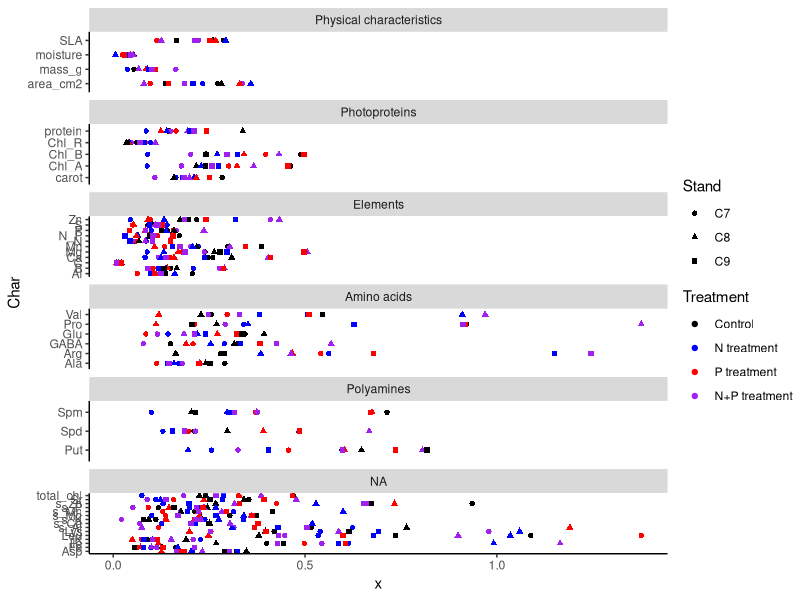
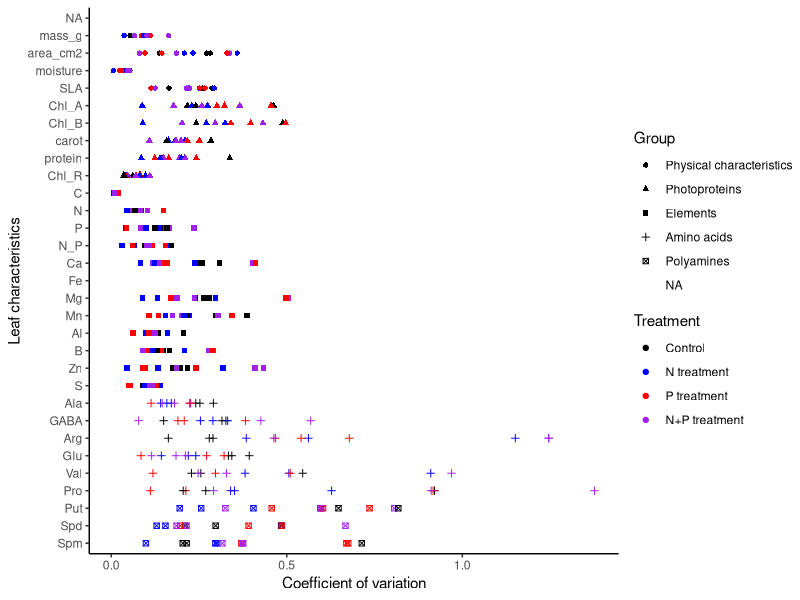
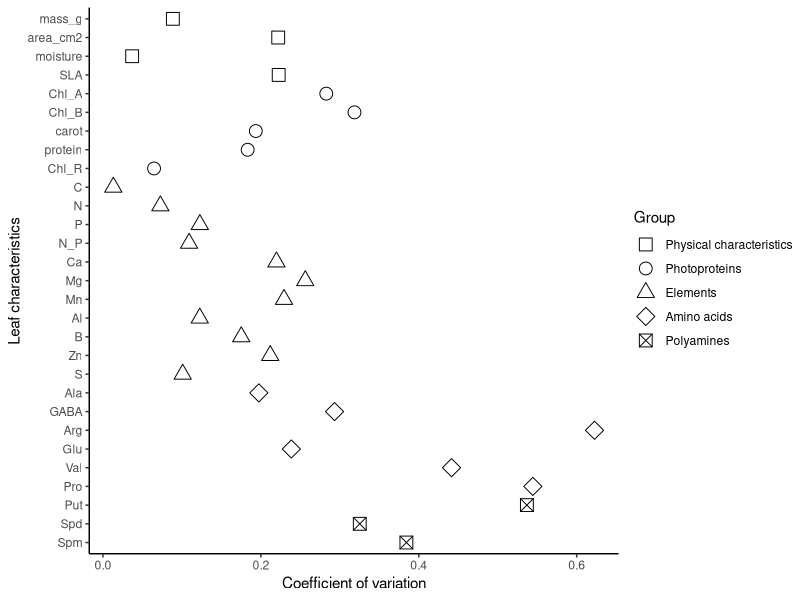

These charts were generated, in order, by the following R code:

## R code for data analysis for sugar maple crown N*P.
## Alex Young   9/18/2021
## alexyoung.116@gmail

library(data.table)
library(tidyr)
library(ggplot2)
library(ggpubr)



#samp<-read.csv("Data/MELNHE_SugarMapleCrownDepth.csv")
samp<-read.csv("better_melnhe_sugar_maple_crown_depth.csv", header=T)
###samp$br<-paste(samp$Tree_ID, samp$dfromtop)
head(samp)
samp$Treatment <- factor(samp$trmt,levels=c("Control","N treatment","P treatment","N+P treatment"))
samp$trmt <- factor(samp$trmt,levels=c("Control","N treatment","P treatment","N+P treatment"))
samp$Tree_ID<-as.numeric(samp$Tree_ID)

samp_long<-gather(samp, "chx","value",12:55 )
CV <- function(x) {sd(x,na.rm=T)/mean(x, na.rm=T)}
samp_long
# dvar is per unit mass.
dvar <- aggregate(samp_long$value, 
                  by=list(Char=samp_long$chx,Treatment=samp_long$Treatment, Stand=samp_long$Stand),
                  FUN= CV)
dvar$tree<-paste(dvar$Stand, dvar$Treatment)

cvmeand<-dvar
 ### add in leaf characteristics
cvmeand$Group[cvmeand$Char=="area_cm2"]<-"Physical characteristics"
cvmeand$Group[cvmeand$Char=="mass_g"]<-"Physical characteristics"
cvmeand$Group[cvmeand$Char=="SLA"]<-"Physical characteristics"
cvmeand$Group[cvmeand$Char=="moisture"]<-"Physical characteristics"

cvmeand$Group[cvmeand$Char=="Chl_A"]<-"Photoproteins"
cvmeand$Group[cvmeand$Char=="Chl_B"]<-"Photoproteins"
cvmeand$Group[cvmeand$Char=="carot"]<-"Photoproteins"
cvmeand$Group[cvmeand$Char=="Chl_R"]<-"Photoproteins"
cvmeand$Group[cvmeand$Char=="protein"]<-"Photoproteins"


cvmeand$Group[cvmeand$Char=="Ala"]<-"Amino acids"
cvmeand$Group[cvmeand$Char=="GABA"]<-"Amino acids"
cvmeand$Group[cvmeand$Char=="Glu"]<-"Amino acids"
cvmeand$Group[cvmeand$Char=="Val"]<-"Amino acids"
cvmeand$Group[cvmeand$Char=="Arg"]<-"Amino acids"
cvmeand$Group[cvmeand$Char=="Pro"]<-"Amino acids"

cvmeand$Group[cvmeand$Char=="Put"]<-"Polyamines"
cvmeand$Group[cvmeand$Char=="Spd"]<-"Polyamines"
cvmeand$Group[cvmeand$Char=="Spm"]<-"Polyamines"

cvmeand$Group[cvmeand$Char=="C"]<-"Elements"
cvmeand$Group[cvmeand$Char=="Mg"]<-"Elements"
cvmeand$Group[cvmeand$Char=="Ca"]<-"Elements"
cvmeand$Group[cvmeand$Char=="Al"]<-"Elements"
cvmeand$Group[cvmeand$Char=="B"]<-"Elements"
cvmeand$Group[cvmeand$Char=="Mn"]<-"Elements"
cvmeand$Group[cvmeand$Char=="N"]<-"Elements"
cvmeand$Group[cvmeand$Char=="N_P"]<-"Elements"
cvmeand$Group[cvmeand$Char=="P"]<-"Elements"
cvmeand$Group[cvmeand$Char=="S"]<-"Elements"
cvmeand$Group[cvmeand$Char=="Zn"]<-"Elements"




library(ggplot2)
cvmeand$Group<-factor(cvmeand$Group, levels=c("Physical characteristics","Photoproteins","Elements","Amino acids","Polyamines"))

ggplot(cvmeand, aes(x=Char, y=x, shape=Stand, col=Treatment))+geom_point()+coord_flip()+
  scale_color_manual(values=c("black","blue","red", "purple"))+
  theme(panel.grid.major = element_blank(), panel.grid.minor = element_blank(),
        panel.background = element_blank(), axis.line = element_line(colour = "black"))+
  theme(legend.position="right",legend.box="vertical", legend.margin=margin())+theme(plot.title = element_text(hjust = 0.5))+
facet_wrap(~Group, nrow=7, scales="free_y")
  


###################
#cvmeand<-na.omit(cvmeand)
#cvmeand$Char<-factor(cvmeand$Char, levels=("SLA", "area_cm2","mass_g","Zn","Mg","Ca","P","B","N","Mn","N_P","C","Al","Glu","Ala","GABA","Val","protein","Put","Spm","Spd","total_chl","carot","Chl_R"))

cvmeand$Char<-factor(cvmeand$Char, levels=c("Spm","Spd","Put","Pro","Val","Glu","Arg","GABA","Ala","S","Zn","B","Al","Mn","Mg","Fe","Ca","N_P","P","N","C",
                                            "Chl_R","protein","carot","Chl_B","Chl_A","SLA","moisture","area_cm2","mass_g"))
# without facet wrap
ggplot(cvmeand, aes(x=Char, y=x, shape=Group, col=Treatment))+geom_point()+coord_flip()+
  scale_color_manual(values=c("black","blue","red", "purple"))+
  theme(panel.grid.major = element_blank(), panel.grid.minor = element_blank(),
        panel.background = element_blank(), axis.line = element_line(colour = "black"))+
  theme(legend.position="right",legend.box="vertical", legend.margin=margin())+theme(plot.title = element_text(hjust = 0.5))+
  ylab("Coefficient of variation")+xlab("Leaf characteristics")

avg<-aggregate(cvmeand$x, by=list(Char=cvmeand$Char,Group=cvmeand$Group ), FUN="mean")
avg$Char<-factor(avg$Char, levels=c("Spm","Spd","Put","Pro","Val","Glu","Arg","GABA","Ala","S","Zn","B","Al","Mn","Mg","Fe","Ca","N_P","P","N","C",
                                            "Chl_R","protein","carot","Chl_B","Chl_A","SLA","moisture","area_cm2","mass_g"))
st.err <- function(x) {sd(x)/sqrt(length(x))}
SE <- aggregate(cvmeand$x, by=list(Char=cvmeand$Char,Group=cvmeand$Group ), FUN=st.err)
avg$se<-SE$x

# without facet wrap
ggplot(avg, aes(x=Char, y=x, shape=Group))+
  #geom_errorbar(aes(ymin=x-se, ymax=x+se), width=.4)+ 
  geom_point(size=4)+coord_flip()+
  theme(panel.grid.major = element_blank(), panel.grid.minor = element_blank(),
  panel.background = element_blank(), axis.line = element_line(colour = "black"))+
  theme(legend.position="right",legend.box="vertical", legend.margin=margin())+theme(plot.title = element_text(hjust = 0.5))+
  ylab("Coefficient of variation")+xlab("Leaf characteristics")+
  scale_shape_manual(values=c(0,1,2,5,7,8))


# #### try it per unit area
# pre_samp_area<-samp[,c(15:55)]/samp$SLA
# samp_area<-cbind(samp[,c(1:14)],pre_samp_area)
# samp_area$Treatment <- factor(samp_area$trmt,levels=c("Control","N treatment","P treatment","N+P treatment"))
# names(samp_area)
# dim(samp)
# dim(samp_area)
# 
# names(samp_area)
# samp_long_area<-gather(samp_area, "chx","value",12:55 )
# names(samp_long_area)
# 
# avar <- aggregate(samp_long_area$value, 
#                   by=list(Char=samp_long_area$chx,Treatment=samp_long_area$Treatment, Stand=samp_long_area$Stand),
#                   FUN= CV)
# avar$tree<-paste(avar$Stand, avar$Treatment)
# 
# cvmeand$area<-avar$x
# 
# ######### the two of them?
# ggplot(cvmeand, aes(x=Char, y=area, shape=Group, col=Treatment))+geom_point()+coord_flip()+
#   scale_color_manual(values=c("black","blue","red", "purple"))+
#   theme(panel.grid.major = element_blank(), panel.grid.minor = element_blank(),
#         panel.background = element_blank(), axis.line = element_line(colour = "black"))+
#   theme(legend.position="right",legend.box="vertical", legend.margin=margin())+theme(plot.title = element_text(hjust = 0.5))+
#   ylab("Coefficient of variation")+xlab("Leaf characteristics")+ggtitle("Variability of leaf characteristics per unit mass")+ylim(0,1.5)






